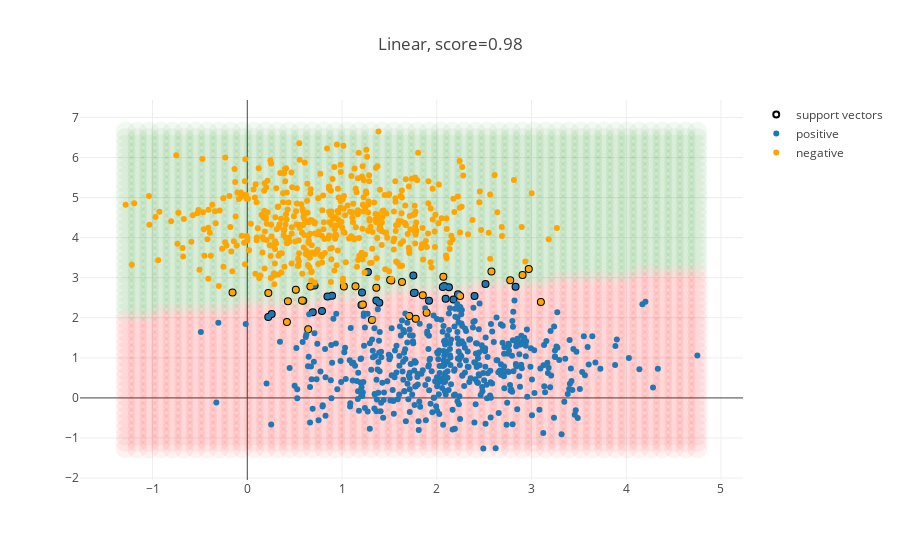
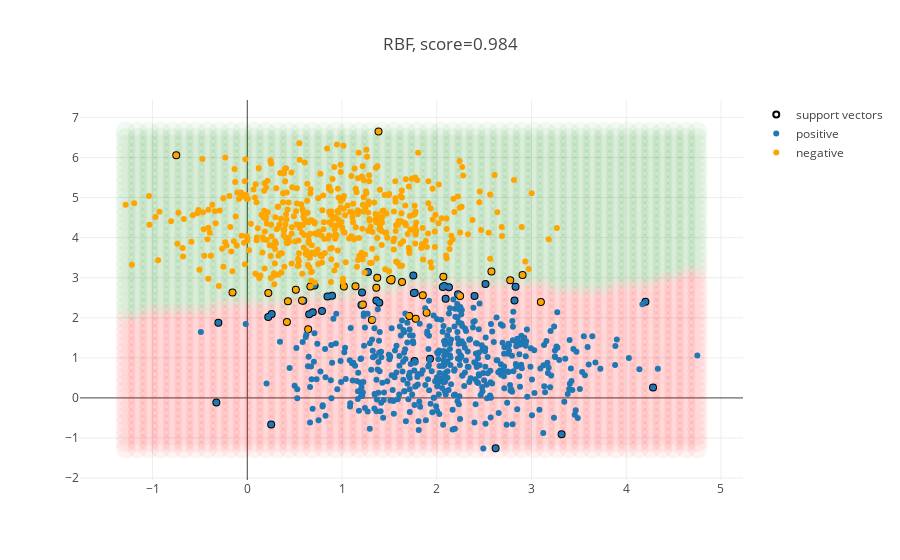
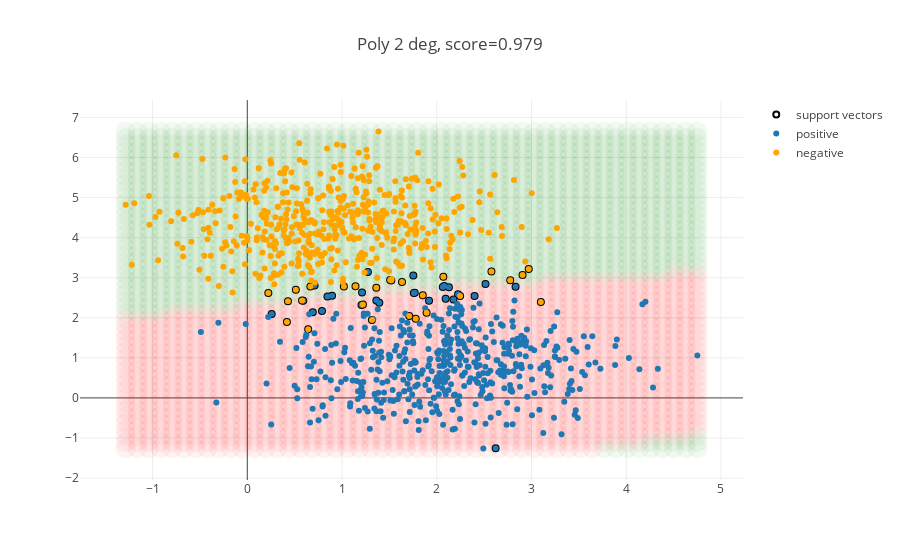
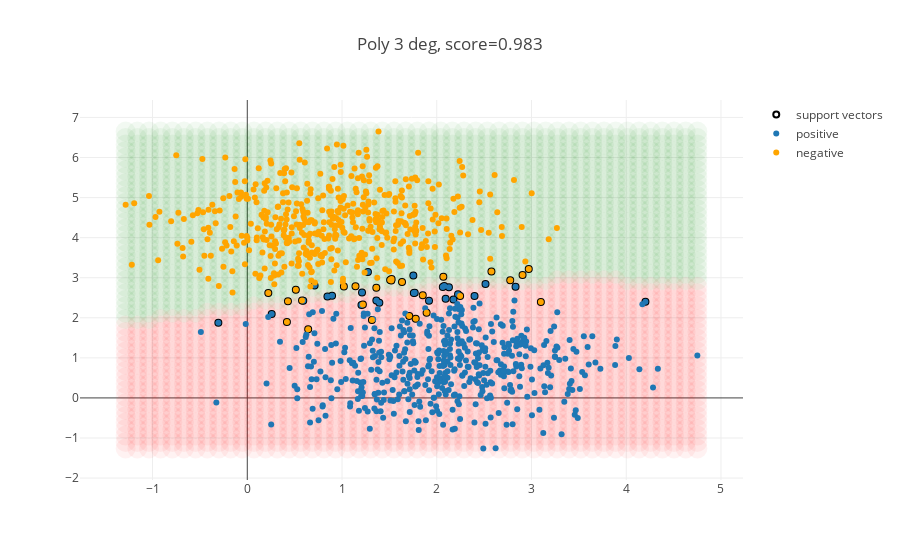

The cell these charts' notebook holds for them, in order:
### Code cell
X, y = load_blobs2_dataset()
test_svm_blobs2(X, y, {'C': 10, 'kernel': 'linear'}, 'Linear')
test_svm_blobs2(X, y, {'C': 10, 'kernel': 'rbf', 'gamma': 'scale'}, 'RBF')
test_svm_blobs2(X, y, {'C': 10, 'kernel': 'poly', 'gamma': 'scale', 'degree': 2}, 'Poly 2 deg')
test_svm_blobs2(X, y, {'C': 10, 'kernel': 'poly', 'gamma': 'scale', 'degree': 3}, 'Poly 3 deg')
test_svm_blobs2(X, y, {'C': 10, 'kernel': 'poly', 'gamma': 'scale', 'degree': 5}, 'Poly 5 deg')

### Figure 1 — Plotly figure (JSON) as saved in the notebook; plotly's stock layout.template omitted (floating-point values rounded to 4 significant figures; data arrays with more than 128 entries replaced by an {"elided": "..."} marker saying what was removed)
{"data": [{"marker": {"color": "red", "opacity": 0.05, "size": 20}, "mode": "markers", "name": "positive hyperplane", "showlegend": false, "type": "scatter", "uid": "622ea67a-6f67-11e9-bf33-8c85907622bd", "x": {"elided": "1236 float values"}, "y": {"elided": "1236 float values"}}, {"marker": {"color": "green", "opacity": 0.05, "size": 20}, "mode": "markers", "name": "positive hyperplane", "showlegend": false, "type": "scatter", "uid": "622ea90e-6f67-11e9-bf33-8c85907622bd", "x": {"elided": "1264 float values"}, "y": {"elided": "1264 float values"}}, {"marker": {"color": "white", "line": {"color": "black", "width": 2}}, "mode": "markers", "name": "support vectors", "type": "scatter", "uid": "622ea9cc-6f67-11e9-bf33-8c85907622bd", "x": [0.666, -0.1561, 1.52, 2.247, 1.508, 2.577, 1.315, 0.2217, 2.971, 1.893, 0.6427, 2.906, 0.4292, 1.22, 1.02, 0.5777, 3.099, 1.362, 0.5124, 1.852, 1.633, 0.4183, 2.069, 1.778, 1.709, 2.776, 1.142, 2.094, 2.176, 0.5905, 0.2575, 2.064, 0.2209, 1.767, 2.831, 1.362, 0.8459, 0.7101, 1.211, 0.7885, 1.205, 1.753, 2.224, 1.274, 1.758, 2.514, 2.079, 2.399, 0.8949, 1.918, 1.394, 2.129, 0.6912], "y": [2.781, 2.63, 2.929, 2.544, 2.942, 3.158, 1.947, 2.62, 3.217, 2.128, 1.715, 3.068, 2.414, 2.331, 2.779, 2.433, 2.395, 2.749, 2.702, 2.564, 2.891, 1.894, 3.023, 1.975, 2.047, 2.935, 2.789, 2.478, 2.456, 2.426, 2.092, 2.766, 2.018, 2.627, 2.777, 2.429, 2.532, 2.805, 2.633, 2.169, 2.321, 3.057, 2.588, 3.144, 2.618, 2.845, 2.795, 2.544, 2.553, 2.423, 2.374, 2.76, 2.138]}, {"marker": {"color": "#1f77b4"}, "mode": "markers", "name": "positive", "type": "scatter", "uid": "622eaa62-6f67-11e9-bf33-8c85907622bd", "x": {"elided": "500 float values"}, "y": {"elided": "500 float values"}}, {"marker": {"color": "orange"}, "mode": "markers", "name": "negative", "type": "scatter", "uid": "622eaaee-6f67-11e9-bf33-8c85907622bd", "x": {"elided": "500 float values"}, "y": {"elided": "500 float values"}}], "layout": {"title": "Linear, score=0.98"}}

### Figure 2 — Plotly figure (JSON) as saved in the notebook; plotly's stock layout.template omitted (floating-point values rounded to 4 significant figures; data arrays with more than 128 entries replaced by an {"elided": "..."} marker saying what was removed)
{"data": [{"marker": {"color": "red", "opacity": 0.05, "size": 20}, "mode": "markers", "name": "positive hyperplane", "showlegend": false, "type": "scatter", "uid": "6242bd5e-6f67-11e9-bf33-8c85907622bd", "x": {"elided": "1232 float values"}, "y": {"elided": "1232 float values"}}, {"marker": {"color": "green", "opacity": 0.05, "size": 20}, "mode": "markers", "name": "positive hyperplane", "showlegend": false, "type": "scatter", "uid": "6242bebc-6f67-11e9-bf33-8c85907622bd", "x": {"elided": "1268 float values"}, "y": {"elided": "1268 float values"}}, {"marker": {"color": "white", "line": {"color": "black", "width": 2}}, "mode": "markers", "name": "support vectors", "type": "scatter", "uid": "6242bf66-6f67-11e9-bf33-8c85907622bd", "x": [0.666, -0.1561, 1.523, 1.52, 2.247, 1.508, 2.577, 1.315, 0.2217, 1.893, -0.7498, 0.6427, 2.906, 0.4292, 1.22, 1.02, 0.5777, 3.099, 1.362, 0.5124, 1.852, 1.633, 0.4183, 2.069, 1.778, 1.709, 2.776, 1.385, 1.142, 1.372, 2.094, 0.5905, -0.3055, 0.2575, 2.064, 4.283, 0.2209, 1.767, 2.621, 2.831, 1.362, 0.8459, 0.7101, 1.765, 1.211, 0.7885, -0.3266, 2.82, 1.205, 4.203, 1.753, 1.929, 0.6534, 2.224, 1.274, 1.758, 2.514, 3.317, 2.079, 2.399, 0.8949, 1.394, 2.129, 0.2523, 0.6912], "y": [2.781, 2.63, 2.969, 2.929, 2.544, 2.942, 3.158, 1.947, 2.62, 2.128, 6.059, 1.715, 3.068, 2.414, 2.331, 2.779, 2.433, 2.395, 2.749, 2.702, 2.564, 2.891, 1.894, 3.023, 1.975, 2.047, 2.935, 6.649, 2.789, 2.998, 2.478, 2.426, 1.877, 2.092, 2.766, 0.2623, 2.018, 2.627, -1.257, 2.777, 2.429, 2.532, 2.805, 0.9183, 2.633, 2.169, -0.1125, 2.43, 2.321, 2.402, 3.057, 0.9793, 2.086, 2.588, 3.144, 2.618, 2.845, -0.9076, 2.795, 2.544, 2.553, 2.374, 2.76, -0.6654, 2.138]}, {"marker": {"color": "#1f77b4"}, "mode": "markers", "name": "positive", "type": "scatter", "uid": "6242bffc-6f67-11e9-bf33-8c85907622bd", "x": {"elided": "500 float values"}, "y": {"elided": "500 float values"}}, {"marker": {"color": "orange"}, "mode": "markers", "name": "negative", "type": "scatter", "uid": "6242c088-6f67-11e9-bf33-8c85907622bd", "x": {"elided": "500 float values"}, "y": {"elided": "500 float values"}}], "layout": {"title": "RBF, score=0.984"}}

### Figure 3 — Plotly figure (JSON) as saved in the notebook; plotly's stock layout.template omitted (floating-point values rounded to 4 significant figures; data arrays with more than 128 entries replaced by an {"elided": "..."} marker saying what was removed)
{"data": [{"marker": {"color": "red", "opacity": 0.05, "size": 20}, "mode": "markers", "name": "positive hyperplane", "showlegend": false, "type": "scatter", "uid": "62738cea-6f67-11e9-bf33-8c85907622bd", "x": {"elided": "1224 float values"}, "y": {"elided": "1224 float values"}}, {"marker": {"color": "green", "opacity": 0.05, "size": 20}, "mode": "markers", "name": "positive hyperplane", "showlegend": false, "type": "scatter", "uid": "62738efc-6f67-11e9-bf33-8c85907622bd", "x": {"elided": "1276 float values"}, "y": {"elided": "1276 float values"}}, {"marker": {"color": "white", "line": {"color": "black", "width": 2}}, "mode": "markers", "name": "support vectors", "type": "scatter", "uid": "62739014-6f67-11e9-bf33-8c85907622bd", "x": [0.666, 1.52, 2.247, 1.508, 2.577, 1.315, 0.2217, 2.971, 1.893, 0.6427, 2.906, 0.4292, 1.22, 1.02, 0.5777, 3.099, 1.362, 0.5124, 1.852, 1.633, 0.4183, 2.069, 1.778, 1.709, 2.776, 1.142, 2.094, 2.176, 0.5905, 0.2575, 2.064, 1.767, 2.621, 2.831, 1.362, 0.8459, 0.7101, 1.211, 0.7885, 1.205, 1.753, 2.224, 1.274, 1.758, 2.514, 2.079, 2.399, 0.8949, 1.918, 1.394, 2.129, 0.6912], "y": [2.781, 2.929, 2.544, 2.942, 3.158, 1.947, 2.62, 3.217, 2.128, 1.715, 3.068, 2.414, 2.331, 2.779, 2.433, 2.395, 2.749, 2.702, 2.564, 2.891, 1.894, 3.023, 1.975, 2.047, 2.935, 2.789, 2.478, 2.456, 2.426, 2.092, 2.766, 2.627, -1.257, 2.777, 2.429, 2.532, 2.805, 2.633, 2.169, 2.321, 3.057, 2.588, 3.144, 2.618, 2.845, 2.795, 2.544, 2.553, 2.423, 2.374, 2.76, 2.138]}, {"marker": {"color": "#1f77b4"}, "mode": "markers", "name": "positive", "type": "scatter", "uid": "6273910e-6f67-11e9-bf33-8c85907622bd", "x": {"elided": "500 float values"}, "y": {"elided": "500 float values"}}, {"marker": {"color": "orange"}, "mode": "markers", "name": "negative", "type": "scatter", "uid": "627391fe-6f67-11e9-bf33-8c85907622bd", "x": {"elided": "500 float values"}, "y": {"elided": "500 float values"}}], "layout": {"title": "Poly 2 deg, score=0.979"}}

### Figure 4 — Plotly figure (JSON) as saved in the notebook; plotly's stock layout.template omitted (floating-point values rounded to 4 significant figures; data arrays with more than 128 entries replaced by an {"elided": "..."} marker saying what was removed)
{"data": [{"marker": {"color": "red", "opacity": 0.05, "size": 20}, "mode": "markers", "name": "positive hyperplane", "showlegend": false, "type": "scatter", "uid": "628921d6-6f67-11e9-bf33-8c85907622bd", "x": {"elided": "1224 float values"}, "y": {"elided": "1224 float values"}}, {"marker": {"color": "green", "opacity": 0.05, "size": 20}, "mode": "markers", "name": "positive hyperplane", "showlegend": false, "type": "scatter", "uid": "6289232a-6f67-11e9-bf33-8c85907622bd", "x": {"elided": "1276 float values"}, "y": {"elided": "1276 float values"}}, {"marker": {"color": "white", "line": {"color": "black", "width": 2}}, "mode": "markers", "name": "support vectors", "type": "scatter", "uid": "628923d4-6f67-11e9-bf33-8c85907622bd", "x": [1.523, 1.52, 2.247, 1.508, 2.577, 1.315, 0.2217, 2.971, 1.893, 0.6427, 2.906, 0.4292, 1.22, 1.02, 0.5777, 3.099, 1.362, 0.5124, 1.852, 1.633, 0.4183, 2.069, 1.778, 1.709, 2.776, 1.142, 2.094, 2.176, 0.5905, -0.3055, 0.2575, 2.064, 1.767, 2.831, 1.362, 0.8459, 0.7101, 1.211, 1.205, 4.203, 1.753, 2.224, 1.274, 1.758, 2.514, 2.079, 2.399, 0.8949, 1.918, 1.394, 2.129], "y": [2.969, 2.929, 2.544, 2.942, 3.158, 1.947, 2.62, 3.217, 2.128, 1.715, 3.068, 2.414, 2.331, 2.779, 2.433, 2.395, 2.749, 2.702, 2.564, 2.891, 1.894, 3.023, 1.975, 2.047, 2.935, 2.789, 2.478, 2.456, 2.426, 1.877, 2.092, 2.766, 2.627, 2.777, 2.429, 2.532, 2.805, 2.633, 2.321, 2.402, 3.057, 2.588, 3.144, 2.618, 2.845, 2.795, 2.544, 2.553, 2.423, 2.374, 2.76]}, {"marker": {"color": "#1f77b4"}, "mode": "markers", "name": "positive", "type": "scatter", "uid": "6289246a-6f67-11e9-bf33-8c85907622bd", "x": {"elided": "500 float values"}, "y": {"elided": "500 float values"}}, {"marker": {"color": "orange"}, "mode": "markers", "name": "negative", "type": "scatter", "uid": "628924f6-6f67-11e9-bf33-8c85907622bd", "x": {"elided": "500 float values"}, "y": {"elided": "500 float values"}}], "layout": {"title": "Poly 3 deg, score=0.983"}}
